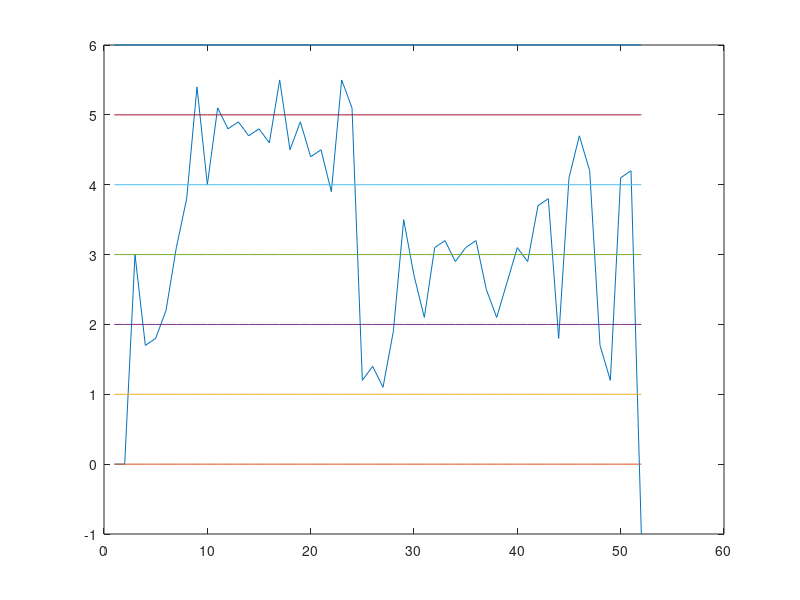

Recreate this plot in MATLAB. (Note: this script raises an error after producing the figure.)
Xj = [0, 0, 3, 1.7, 1.8, 2.2, 3.1, 3.8, 5.4, 4.0, 5.1, 4.8, 4.9, 4.7, 4.8, 4.6, 5.5, 4.5, 4.9, 4.4, 4.5, 3.9, 5.5, 5.1, 1.2, 1.4, 1.1, 1.9, 3.5 ,2.7, 2.1, 3.1, 3.2, 2.9, 3.1, 3.2, 2.5, 2.1, 2.6, 3.1, 2.9, 3.7, 3.8, 1.8, 4.1, 4.7, 4.2, 1.7, 1.2, 4.1, 4.2, -1];
%Xj = [1.7, 1.8, 2.2, 3.1, 3.8, 5.4, 5.0, 4.1, 4.8, 4.9, 4.7, 4.8, 4.6, 5.5, 4.5, 4.9, 4.4, 4.5, 3.9, 5.5, 5.1, 1.2, 1.4, 1.1, 1.9, 3.5 ,2.7, 2.1, 3.1, 3.2, 2.9, 3.1, 3.2, 2.5, 2.1, 2.6, 3.1, 2.9, 3.7, 3.8, 1.8, 4.1, 4.7, 4.2, 1.7, 1.2, 4.1, 4.2];
%Xj = [0, 0];

n = length(Xj);
cl = 3;
ucl = 6;
lcl = 0;
clY = cl * ones(1, n);
uclY = ucl * ones(1, n);
lclY = lcl * ones(1, n);

%рсчитываем границы в 1 сигма
lA = 1;
lB = 2;
lC = cl;
uA = ucl;
uB = 5;
uC = 4; 
lAY = lA * ones(1, n);
lBY = lB * ones(1, n);
lCY = lC * ones(1, n);
uAY = uA * ones(1, n);
uBY = uB * ones(1, n);
uCY = uC * ones(1, n); 

XX = 1 : 1 : n;
plot(XX, Xj, XX, lclY, XX, lAY, XX, lBY, XX, clY, XX, uCY, XX, uBY, XX, uAY);


%проверяем каждый критерий
for i=1:8
    [is_uc, num] = Check4SpecialResons(Xj, [i], Xlcl, lA, lB, lC, uC, uB, uA)
end

%Sp = ToSP(Xj, lcl, lA, lB, lC, uC, uB, uA);
%n = length(Sp);
%newSR = zeros(1, n+1);
%newSR(1, 1) = 1707;
%newSR(1, 2:n+1) = Sp;

%[is_uc, num] = Check4SpecialResons(Xj, newSR(1, 1:n+1), lcl, lA, lB, lC, uC, uB, uA)









